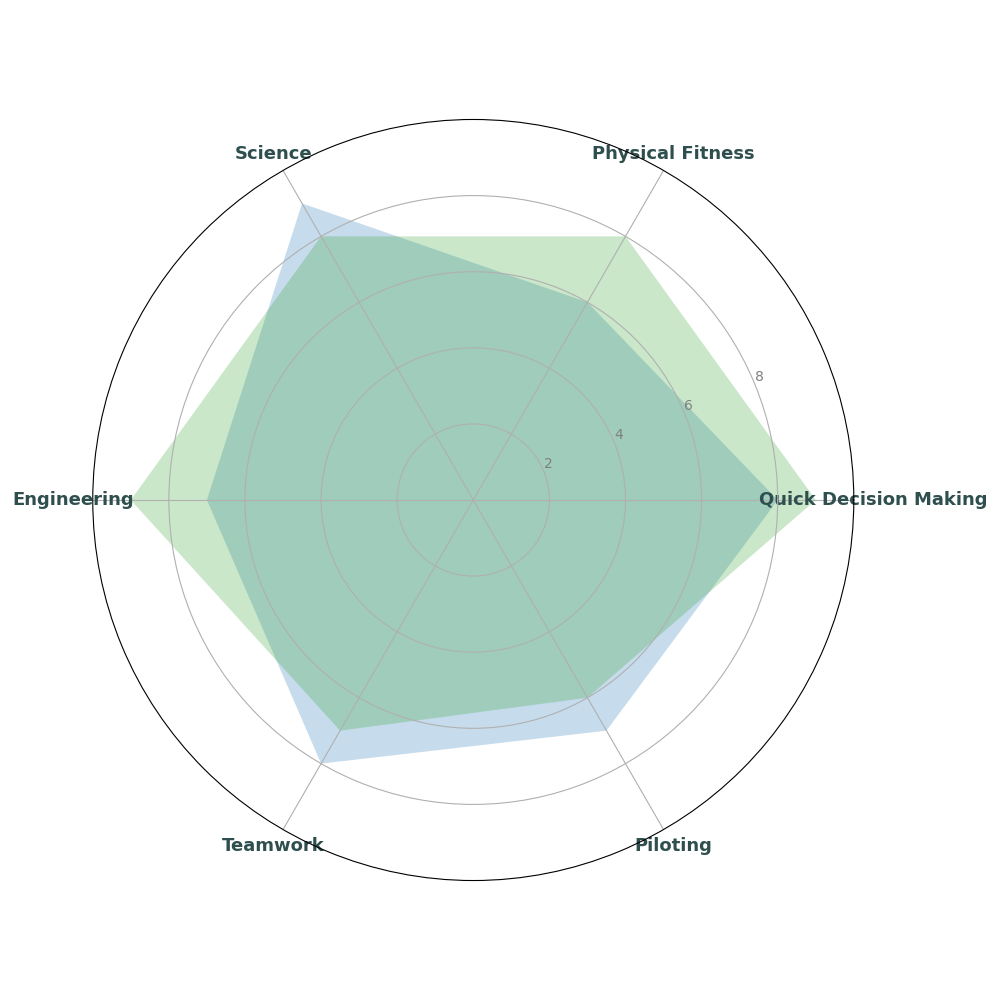

Here is the Python script that generated this plot:
import matplotlib.pyplot as plt
import numpy as np

skills = ['Quick Decision Making', 'Physical Fitness', 'Science', 'Engineering', 'Teamwork', 'Piloting']
num_skills = len(skills)

neptune_academy = [8, 6, 9, 7, 8, 7]
jupiter_academy = [9, 8, 8, 9, 7, 6]

neptune_academy += neptune_academy[:1]
jupiter_academy += jupiter_academy[:1]

angles = np.linspace(0, 2 * np.pi, num_skills, endpoint=False).tolist()
angles += angles[:1]

fig, ax = plt.subplots(figsize=(10, 10), subplot_kw=dict(polar=True))

ax.fill(angles, neptune_academy, '#1f77b4', alpha=0.25)
ax.fill(angles, jupiter_academy, '#2ca02c', alpha=0.25)

plt.xticks(angles[:-1], skills, color='darkslategray', size=13, weight='bold')
ax.set_yticks([2, 4, 6, 8])
ax.set_ylim(0, 10)
ax.set_yticklabels(["2", "4", "6", "8"], color='gray', size=10)

plt.tight_layout()
plt.show()
